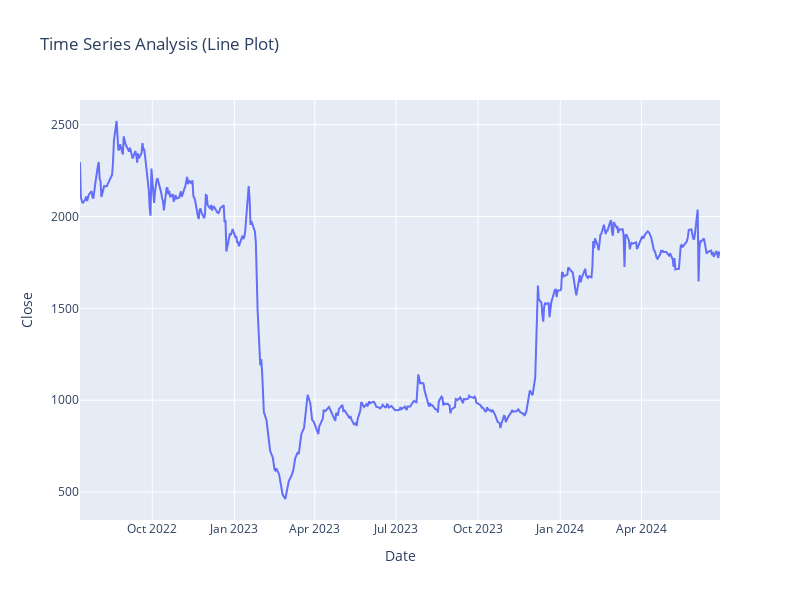

This figure's notebook cell:
### Code cell
# Visualizing a line plot to see the trends in stock prices of Adani Green Energy
fig = px.line(data, x=data.index,
              y="Close",
              title="Time Series Analysis (Line Plot)")

fig.update_layout(width=800, height=600)

fig.show()

pio.write_html(fig, file='plot.html', auto_open=True)

### Figure 1 — Plotly figure (JSON) as saved in the notebook; plotly's stock layout.template omitted (floating-point values rounded to 4 significant figures; data arrays with more than 128 entries replaced by an {"elided": "..."} marker saying what was removed)
{"data": [{"hovertemplate": "Date=%{x}<br>Close=%{y}<extra></extra>", "legendgroup": "", "line": {"color": "#636efa", "dash": "solid"}, "marker": {"symbol": "circle"}, "mode": "lines", "name": "", "orientation": "v", "showlegend": false, "type": "scatter", "x": {"elided": "483 str values"}, "xaxis": "x", "y": {"elided": "483 float values"}, "yaxis": "y"}], "layout": {"height": 600, "legend": {"tracegroupgap": 0}, "title": {"text": "Time Series Analysis (Line Plot)"}, "width": 800, "xaxis": {"anchor": "y", "autorange": true, "domain": [0, 1], "range": ["2022-07-12", "2024-06-28"], "title": {"text": "Date"}, "type": "date"}, "yaxis": {"anchor": "x", "autorange": true, "domain": [0, 1], "range": [347.9, 2634.0], "title": {"text": "Close"}, "type": "linear"}}}
